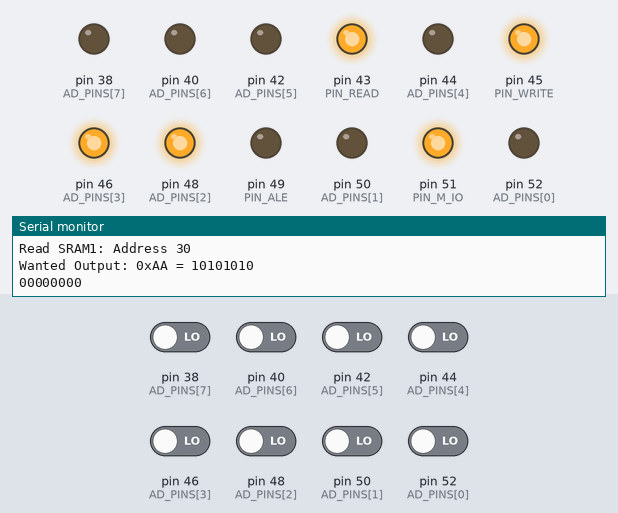
The sketch below on a simulated Arduino Mega 2560, built with avr-gcc and run on an emulated ATmega2560. On the bench: output pins drawn as LEDs (lit = HIGH), the last lines printed to the serial monitor. Inputs (shaded band) come from the test bench; at power-on: pin 38 (AD_PINS[7]), pin 40 (AD_PINS[6]), pin 42 (AD_PINS[5]), pin 44 (AD_PINS[4]), pin 46 (AD_PINS[3]), pin 48 (AD_PINS[2]), pin 50 (AD_PINS[1]), pin 52 (AD_PINS[0]) LOW.

Above: at 0.4 s.
At 1.4 s:
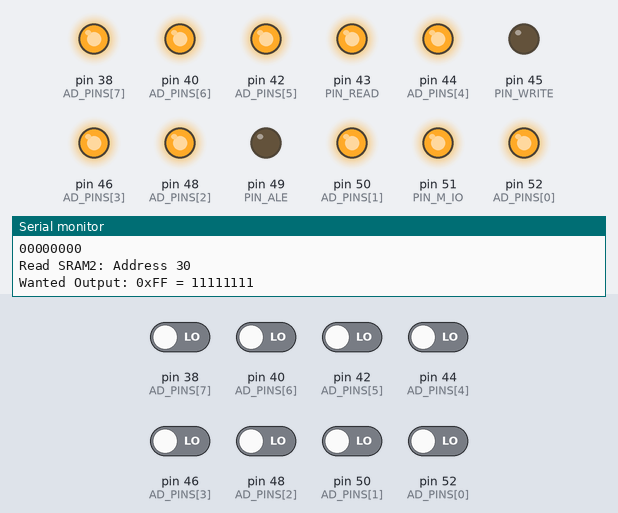
At 2.7 s:
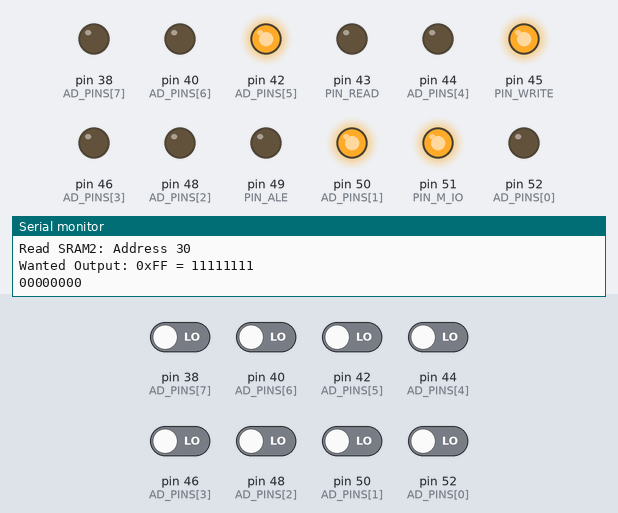
Timing chart, 0 to 4.2 s (numbered marks = the images above):
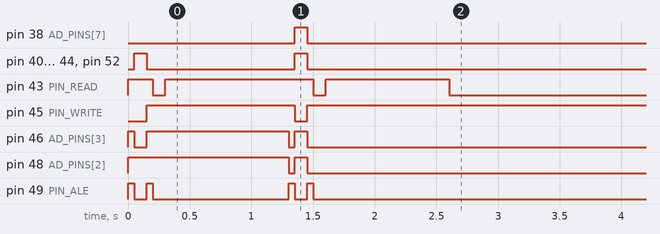

The sketch:

Dhanger_Lab4.ino
```cpp
#define PIN_INT 2
#define PIN_M_IO 51
#define PIN_ALE 49
#define PIN_WRITE 45
#define PIN_READ 43

static  uint8_t AD_PINS[8]={52,50,48,46,44,42,40,38};
#define AD_PINS_SIZE (sizeof (AD_PINS) / sizeof (AD_PINS[0]))

//set ALE & M_IO signals = active HIGH
#define ALE_DISABLE() digitalWrite(PIN_ALE, LOW);
#define ALE_ENABLE() digitalWrite(PIN_ALE, HIGH);
#define M_IO_DISABLE() digitalWrite(PIN_M_IO, LOW);
#define M_IO_ENABLE() digitalWrite(PIN_M_IO, HIGH);

//set RD & WR signals = active LOW
#define WRITE_DISABLE() digitalWrite(PIN_WRITE, HIGH);
#define WRITE_ENABLE() digitalWrite(PIN_WRITE, LOW);
#define READ_DISABLE() digitalWrite(PIN_READ, HIGH);
#define READ_ENABLE() digitalWrite(PIN_READ, LOW);

void memWrite(uint8_t addr, uint8_t data);
void memRead(uint8_t addr);
void write_byte(uint8_t b);
void read_byte(uint8_t b);
void address_latch(uint8_t addr);


void setup()
{
  pinMode (38,INPUT); //AD0
  pinMode (40,INPUT); //AD1
  pinMode (42,INPUT); //AD2
  pinMode (44,INPUT); //AD3
  pinMode (46,INPUT); //AD4
  pinMode (48,INPUT); //AD5
  pinMode (50,INPUT); //AD6
  pinMode (52,INPUT); //AD7
  pinMode(PIN_READ, OUTPUT);
  pinMode(PIN_WRITE, OUTPUT);
  pinMode(PIN_ALE, OUTPUT);
  pinMode(PIN_M_IO, OUTPUT);
  Serial.begin(9600);


// SRAM1
Serial.println("Read SRAM1: Address 30");
Serial.println("Wanted Output: 0xAA = 10101010");
memWrite(0x30,0xAA);
memRead(0x30);
delay(1000);
digitalWrite(PIN_READ, LOW);

// SRAM2
Serial.println("Read SRAM2: Address 30");
Serial.println("Wanted Output: 0xFF = 11111111");
memWrite(0x44,0xFF);
memRead(0x44);
delay(1000);
digitalWrite(PIN_READ, LOW);

}


void write_byte(uint8_t b)
{
  int i;
  for (i = 0; i < AD_PINS_SIZE; i++)
  {
   pinMode(AD_PINS[i], OUTPUT);
  }
  for (i = 0; i < AD_PINS_SIZE; i++)
  {
    digitalWrite(AD_PINS[i], ((b >> (AD_PINS_SIZE-1-i)) & 1));
  }
}

void read_byte(uint8_t b)
{
  int i;
  uint8_t d; // = 0b00000000;
  for (i = 0; i < AD_PINS_SIZE; i++)
  {
    pinMode(AD_PINS[i], INPUT);
    d = digitalRead(AD_PINS[i]);
    Serial.print(d);
  }
  Serial.print("\n");
}


void memWrite(uint8_t addr, uint8_t data)
{
  READ_DISABLE();
  M_IO_ENABLE();

  //latch address.
  address_latch(addr);

  //SRAM accepts data from bus
  WRITE_ENABLE();

  //put data onto data bus
  write_byte(data);

  delay(100);
  WRITE_DISABLE();
}


 void memRead(uint8_t addr){
  WRITE_DISABLE();
  M_IO_ENABLE();

  address_latch(addr);

  READ_ENABLE();

  read_byte(addr);

  delay(100);
  READ_DISABLE();
}

void address_latch(uint8_t addr){
  // Prepare to latch an address
  ALE_ENABLE();
  // Place addr on data bus
  write_byte(addr);
  delay(50);
  // Diable ALE, future WR to bus isn't latched
  ALE_DISABLE();
}

void loop() {

} 
```
